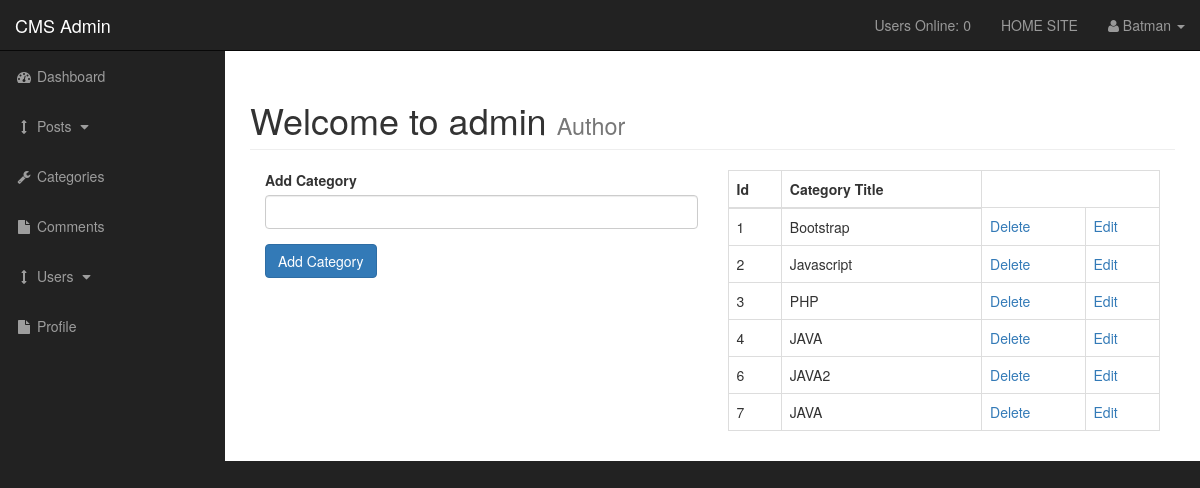
Before: /admin/categories.php (signed in) with the older database file.
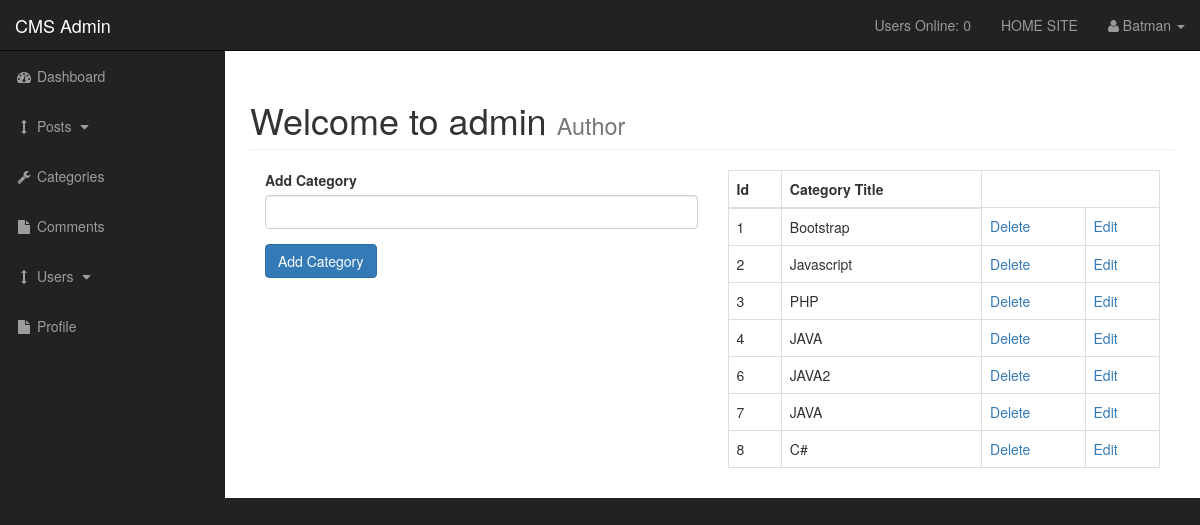
After: the same page with the newer database file.
### tables this page shows
CREATE TABLE IF NOT EXISTS `categories` (
  `cat_id` int(3) NOT NULL,
  `cat_title` varchar(255) NOT NULL
);

### admin/functions.php (the view, shortened to what this page needs)
<?php
function findAllCategories()
{
    global $connection;
    $query= "SELECT * FROM categories";
    $select_categories = mysqli_query($connection,$query);
    while($row = mysqli_fetch_assoc($select_categories))
    {
        $cat_id = $row['cat_id'];
        $cat_title = $row['cat_title'];
        echo "<tr>";
        echo "<td>{$cat_id}</td>";
        echo "<td>{$cat_title}</td>";
        echo "<td><a href='categories.php?delete={$cat_id}'>Delete</a></td>";
        echo "<td><a href='categories.php?edit={$cat_id}'>Edit</a></td>";
        echo "</tr>";
    }
}
?>

Changed rows visible on the page:
added categories: cat_id "8", cat_title "C#"
